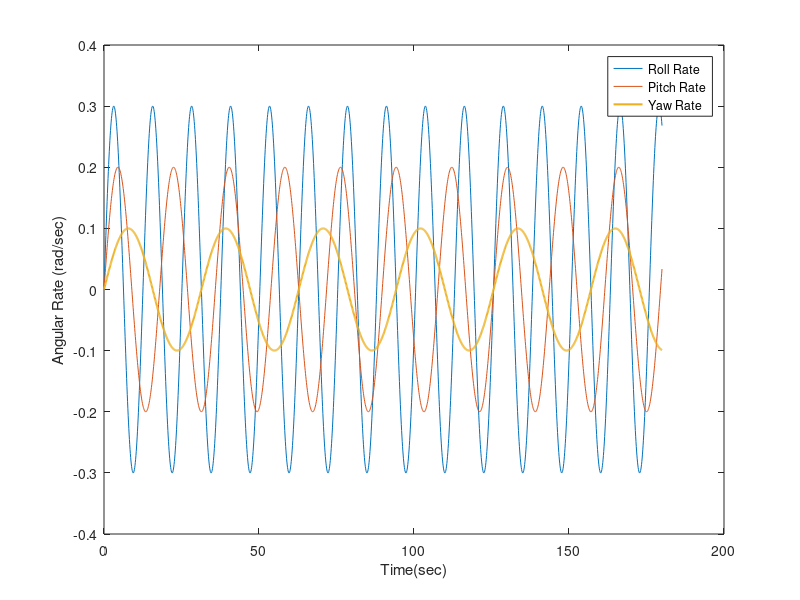
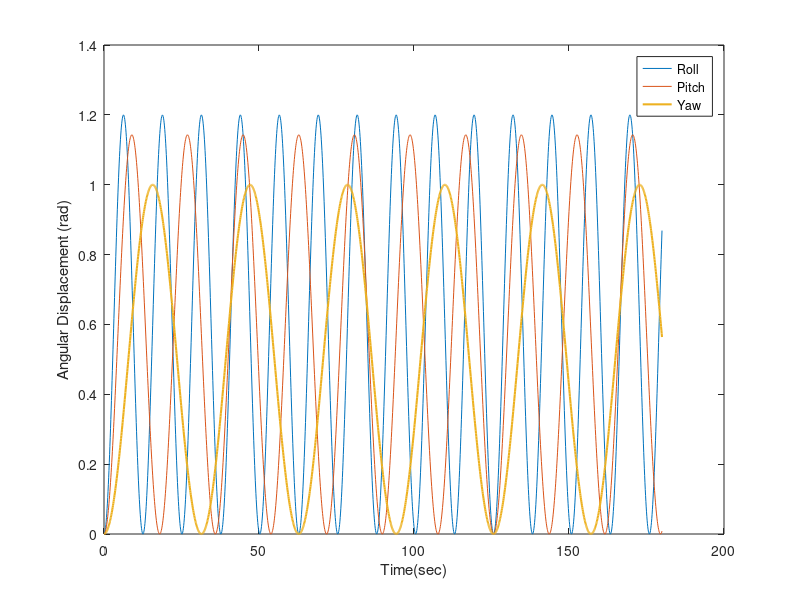
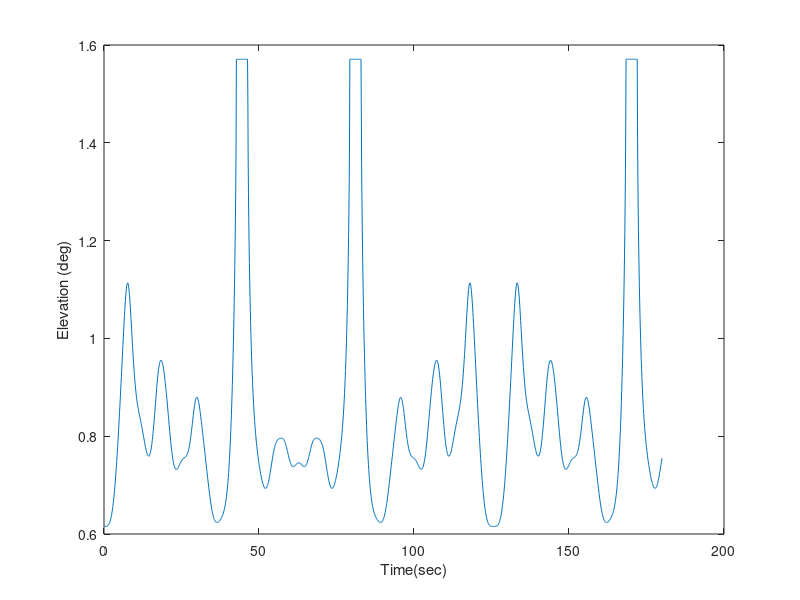
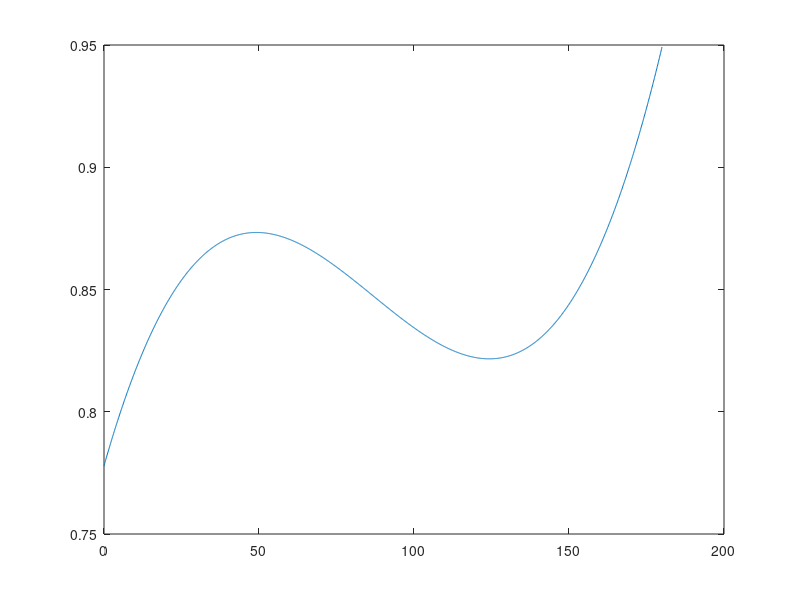

The MATLAB script that drew these images, in order:
clc; clear all; close all
%load('data.mat');
tm = 0:.1:180;
xr = .3*sin(0.5.*tm);
yr = .2*sin(0.35.*tm);
zr = .1*sin(0.2.*tm);
plot(tm,xr,tm,yr,tm,zr,'linewidth',1.5)
xlabel('Time(sec)'); ylabel('Angular Rate (rad/sec)');
legend('Roll Rate','Pitch Rate','Yaw Rate')

n = numel(tm);
xd = zeros(1,n); yd = zeros(1,n); zd = zeros(1,n); 

for i = 1:n-1
    
    xd(i+1) = (tm(i+1)-tm(i)).*((xr(i+1)+xr(i))/2) + xd(i);
    yd(i+1) = (tm(i+1)-tm(i)).*((yr(i+1)+yr(i))/2) + yd(i);
    zd(i+1) = (tm(i+1)-tm(i)).*((zr(i+1)+zr(i))/2) + zd(i);

end
figure; plot(tm,xd,tm,yd,tm,zd,'linewidth',1.5)
xlabel('Time(sec)'); ylabel('Angular Displacement (rad)');
legend('Roll','Pitch','Yaw')

c = asin(1./sqrt( (cos(xd)).^2 + (cos(yd)).^2 +(cos(zd)).^2 ));
figure; plot( tm,c ); % Good elevation, on average it is almost flat
xlabel('Time(sec)'); ylabel('Elevation (deg)');
A = [ones(n,1) tm' (tm').^2 (tm').^3];
x = A\c'
figure; 
s = x(1)+ x(2)*tm + x(3)*tm.^2 + x(4)*tm.^3;
plot(tm,s)
